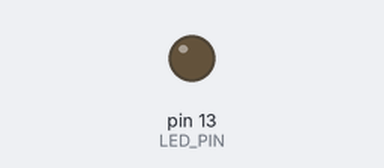
The sketch below on a simulated Arduino Uno, built with avr-gcc and run on an emulated ATmega328P. On the bench: output pins drawn as LEDs (lit = HIGH). What the sketch prints to the serial monitor is not drawn.

Above: at 0.1 s.
At 19.8 s:
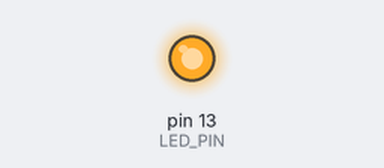
Timing chart, 0 to 51.4 s (numbered marks = the images above):
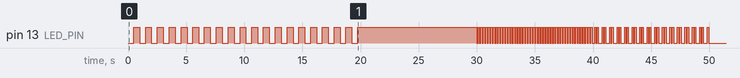

The sketch:

Test_led.ino
```cpp
#define LED_PIN 13

int stato = 0; //0: setup in corso, 1: tutto ok (i dati vengono trasmessi), 2: batteria scarica, altro: errore
#define FREQUENZA_STATO0 500
#define FREQUENZA_STATO2 100
long ultimoAggiornamentoLed;
int ultimoStatoLed;

void setup() {
  Serial.begin(115200);
  pinMode(LED_PIN, OUTPUT);

  Serial.print("Stato: "); Serial.println(stato);
  while(millis() < 20000) {
    delay(10);
    aggiornaLed();
  }

  stato = 1;

  Serial.print("Stato: "); Serial.println(stato);
  while(millis() < 30000) {
    delay(10);
    aggiornaLed();
  }

  stato = 2;

  Serial.print("Stato: "); Serial.println(stato);
  while(millis() < 40000) {
    delay(10);
    aggiornaLed();
  }

  stato = 3;

  Serial.print("Stato: "); Serial.println(stato);
  while(millis() < 50000) {
    delay(10);
    aggiornaLed();
  }
}

void loop() {
  digitalWrite(LED_PIN, LOW);
  delay(1000);
}

void aggiornaLed() {
  switch(stato) {
    case 0:
      if(millis() - ultimoAggiornamentoLed > FREQUENZA_STATO0) {
        if(ultimoStatoLed) {
          ultimoStatoLed = 0;
          digitalWrite(LED_PIN, ultimoStatoLed);
        } else {
          ultimoStatoLed = 1;
          digitalWrite(LED_PIN, ultimoStatoLed);
        }
        ultimoAggiornamentoLed = millis();
      }
      break;
    case 1:
      ultimoStatoLed = 1;
      digitalWrite(LED_PIN, ultimoStatoLed);
      break;
    case 2:
      if(millis() - ultimoAggiornamentoLed > FREQUENZA_STATO2) {
        if(ultimoStatoLed) {
          ultimoStatoLed = 0;
          digitalWrite(LED_PIN, ultimoStatoLed);
        } else {
          ultimoStatoLed = 1;
          digitalWrite(LED_PIN, ultimoStatoLed);
        }
        ultimoAggiornamentoLed = millis();
      }
      break;
    default:
      if(millis() - ultimoAggiornamentoLed > FREQUENZA_STATO2) {
        switch(ultimoStatoLed) {
          case 1:
            digitalWrite(LED_PIN, HIGH);
            break;
          case 2:
            digitalWrite(LED_PIN, LOW);
            break;
          case 3:
            digitalWrite(LED_PIN, HIGH);
            break;
          case 4:
            digitalWrite(LED_PIN, LOW);
            break;
          case 5:
            digitalWrite(LED_PIN, LOW);
            break;
        }
        ultimoStatoLed++;
        if(ultimoStatoLed > 5) ultimoStatoLed = 0;
        ultimoAggiornamentoLed = millis();
      }
      break;
  }
}
```
